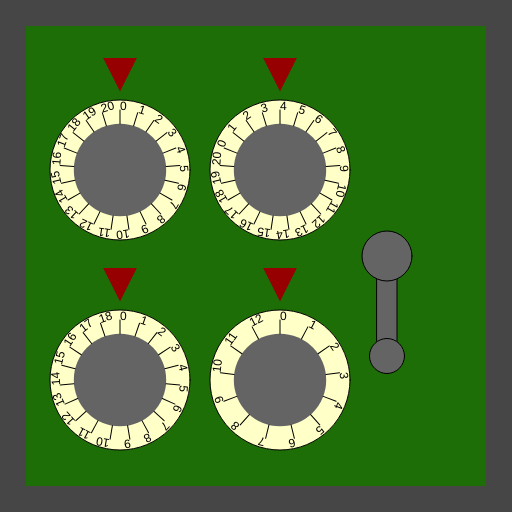
Frame 1 (no input)
Frame 60 (no input): identical to frame 1, image omitted
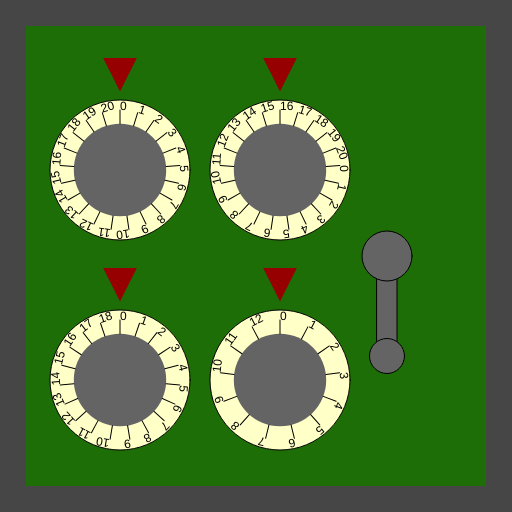
Frame 120 (the mouse pressed at the canvas centre since frame 60)

The p5.js sketch that drew these frames (run headless with seeded random() and noise() and a simulated clock; from frame 60 on, the mouse is pressed at the canvas centre):

// p5.js sketch
// ── sketch.js
/*

Officer: 3154130
CaseNum: 303-2-91326226-3154130

Case 303 - The Case of the Crooked Attorney
Stage 3 - The Gates Bank

I’ve made an appointment for you at the Gates Bank to retrieve your safe deposit box from the vault.
Actually you will break into Torvalds’ one.

Crack the safe by doing the following:

	When the mouse button is released:
	- Make Classified_Locker_Value0 equal to the value of mouseY
	- Use the 'min' function to prevent Classified_Locker_Value0 from going above 15

	When the mouse button is released:
	- Decrement Classified_Locker_Value1 by 1
	- Use the 'max' function to prevent Classified_Locker_Value1 from falling below 1

	Whilst the mouse is moving:
	- Make Classified_Locker_Value2 equal to the value of mouseY
	- Use the 'constrain' function to prevent Classified_Locker_Value2 from falling below 4 and going above 16

	Whilst the mouse is being dragged:
	- Decrement Classified_Locker_Value3 by 2
	- Use the 'max' function to prevent Classified_Locker_Value3 from falling below 1

	Whilst the mouse is being dragged:
	- Make Classified_Locker_Value4 equal to the value of mouseX
	- Use the 'max' function to prevent Classified_Locker_Value4 from falling below 9



This time you'll need to create the relevant event handlers yourself.

There are many possible ways of investigating this case, but you
should use ONLY the following commands:

	- The assignment operator aka. the equals sign !
	- mouseX, mouseY
	- Incrementing +=
	- Decrementing -=
	- min, max
	- constrain

*/

//declare the variables

var Classified_Locker_Value0;
var Classified_Locker_Value1;
var Classified_Locker_Value2;
var Classified_Locker_Value3;
var Classified_Locker_Value4;


function preload()
{
	//IMAGES WILL BE LOADED HERE

}

function setup()
{
	createCanvas(512,512);

	//initialise the variables
	Classified_Locker_Value0 = 0;
	Classified_Locker_Value1 = 0;
	Classified_Locker_Value2 = 0;
	Classified_Locker_Value3 = 0;
	Classified_Locker_Value4 = 0;

}

///////////////////EVENT HANDLERS///////////////////

//Create event handlers here to open the safe ...

function mouseReleased()
{
//    	When the mouse button is released:
//	- Make Classified_Locker_Value0 equal to the value of mouseY
//	- Use the 'min' function to prevent Classified_Locker_Value0 from going above 15
//
//	When the mouse button is released:
//	- Decrement Classified_Locker_Value1 by 1
//	- Use the 'max' function to prevent Classified_Locker_Value1 from falling below 1
    
    Classified_Locker_Value0 = min(mouseY,15)
    Classified_Locker_Value1-=1
    Classified_Locker_Value1 = max(Classified_Locker_Value1,1)
}

//	Whilst the mouse is moving:
//	- Make Classified_Locker_Value2 equal to the value of mouseY
//	- Use the 'constrain' function to prevent Classified_Locker_Value2 from falling below 4 and going above 16

function mouseMoved()
{
    Classified_Locker_Value2=mouseY
    Classified_Locker_Value2=constrain(Classified_Locker_Value2,4,16)
}

//	Whilst the mouse is being dragged:
//	- Decrement Classified_Locker_Value3 by 2
//	- Use the 'max' function to prevent Classified_Locker_Value3 from falling below 1
//
//	Whilst the mouse is being dragged:
//	- Make Classified_Locker_Value4 equal to the value of mouseX
//	- Use the 'max' function to prevent Classified_Locker_Value4 from falling below 9


function mouseDragged()
{
    Classified_Locker_Value3 -=2
    Classified_Locker_Value3 = max(Classified_Locker_Value3,1)
    
    Classified_Locker_Value4 = max(mouseX,9)
}

///////////////DO NOT CHANGE CODE BELOW THIS POINT///////////////////

function draw()
{

	//Draw the safe door
	background(70);
	noStroke();
	fill(29,110,6);
	rect(26,26,width-52,width-52);

	//Draw the combination dials
	push();
	translate(120,170);
	drawDial(140,Classified_Locker_Value0, 21);
	pop();

	push();
	translate(120,380);
	drawDial(140,Classified_Locker_Value1, 19);
	pop();

	push();
	translate(280,170);
	drawDial(140,Classified_Locker_Value2, 21);
	pop();

	push();
	translate(280,380);
	drawDial(140,Classified_Locker_Value3, 13);
	pop();

	//Draw the lever
	push();
	translate(width - 125,256);
	drawLever(Classified_Locker_Value4);
	pop();


}

function drawDial(diameter,num,maxNum)
{
	//the combination lock

	var r = diameter * 0.5;
	var p = r * 0.6;

	stroke(0);
	fill(255,255,200);
	ellipse(0,0,diameter,diameter);
	fill(100);
	noStroke();
	ellipse(0,0,diameter*0.66,diameter*0.66);
	fill(150,0,0);
	triangle(
		-p * 0.4,-r-p,
		p * 0.4,-r-p,
		0,-r-p/5
	);

	noStroke();

	push();
	var inc = 360/maxNum;

	rotate(radians(-num * inc));
	for(var i = 0; i < maxNum; i++)
	{
		push();
		rotate(radians(i * inc));
		stroke(0);
		line(0,-r*0.66,0,-(r-10));
		noStroke();
		fill(0);
		text(i,0,-(r-10));
		pop();
	}

	pop();
}

function drawLever(rot)
{
	push();
	rotate(radians(-rot))
	stroke(0);
	fill(100);
	rect(-10,0,20,100);
	ellipse(0,0,50,50);
	ellipse(0,100,35,35);
	pop();
}
